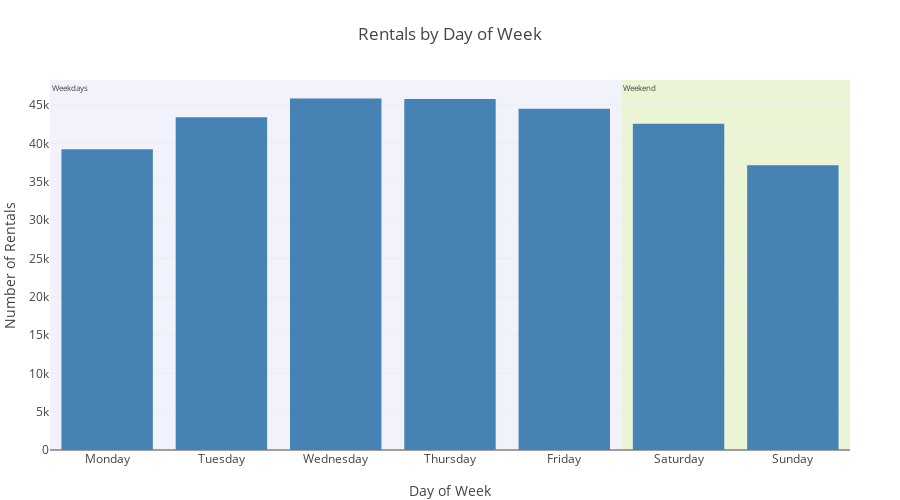

Notebook cell for this chart:
### Code cell
fig = px.bar(
    x = dow_df["day"],
    y = dow_df["rental_count"],
    labels = {"x":"Day of Week", "y":"Number of Rentals"},
    title = "Rentals by Day of Week",
    color_discrete_sequence = ["steelblue"]
)

# highlight weekeday
fig.add_vrect(
    x0 = -0.5, x1 = 4.5,
    fillcolor = "lavender", opacity = 0.5,
    layer = "below", line_width = 0,
    annotation_text = "Weekdays", annotation_position = "top left", annotation_font_size = 8
)

# highlight weekend
fig.add_vrect(
    x0 = 4.5, x1 = 6.5,
    fillcolor = "yellowgreen", opacity = 0.2,
    layer = "below", line_width = 0,
    annotation_text = "Weekend", annotation_position = "top left", annotation_font_size = 8
)

fig.update_layout(
    width = 900, height = 500,
    margin = dict(l = 50, r = 50, t = 80, b = 50)
)

fig.show()

### Figure 1 — Plotly figure (JSON) as saved in the notebook; plotly's stock layout.template omitted (floating-point values rounded to 4 significant figures)
{"data": [{"alignmentgroup": "True", "hovertemplate": "Day of Week=%{x}<br>Number of Rentals=%{y}<extra></extra>", "legendgroup": "", "marker": {"color": "steelblue", "pattern": {"shape": ""}}, "name": "", "offsetgroup": "", "orientation": "v", "showlegend": false, "textposition": "auto", "type": "bar", "x": ["Monday", "Tuesday", "Wednesday", "Thursday", "Friday", "Saturday", "Sunday"], "xaxis": "x", "y": [39214, 43383, 45843, 45776, 44493, 42546, 37133], "yaxis": "y"}], "layout": {"annotations": [{"font": {"size": 8}, "showarrow": false, "text": "Weekdays", "x": -0.5, "xanchor": "left", "xref": "x", "y": 1, "yanchor": "top", "yref": "y domain"}, {"font": {"size": 8}, "showarrow": false, "text": "Weekend", "x": 4.5, "xanchor": "left", "xref": "x", "y": 1, "yanchor": "top", "yref": "y domain"}], "barmode": "relative", "height": 500, "legend": {"tracegroupgap": 0}, "margin": {"b": 50, "l": 50, "r": 50, "t": 80}, "shapes": [{"fillcolor": "lavender", "layer": "below", "line": {"width": 0}, "opacity": 0.5, "type": "rect", "x0": -0.5, "x1": 4.5, "xref": "x", "y0": 0, "y1": 1, "yref": "y domain"}, {"fillcolor": "yellowgreen", "layer": "below", "line": {"width": 0}, "opacity": 0.2, "type": "rect", "x0": 4.5, "x1": 6.5, "xref": "x", "y0": 0, "y1": 1, "yref": "y domain"}], "title": {"text": "Rentals by Day of Week"}, "width": 900, "xaxis": {"anchor": "y", "autorange": true, "domain": [0, 1], "range": [-0.5, 6.5], "title": {"text": "Day of Week"}, "type": "category"}, "yaxis": {"anchor": "x", "autorange": true, "domain": [0, 1], "range": [0, 48260.0], "title": {"text": "Number of Rentals"}, "type": "linear"}}}
